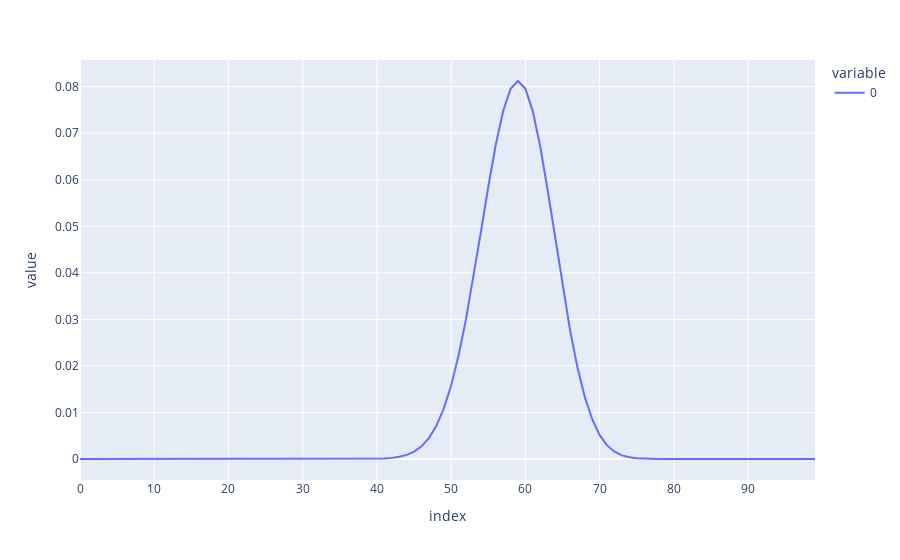

Here is the notebook cell this chart was saved with:
### Code cell
px.line(simulation_result_df)
